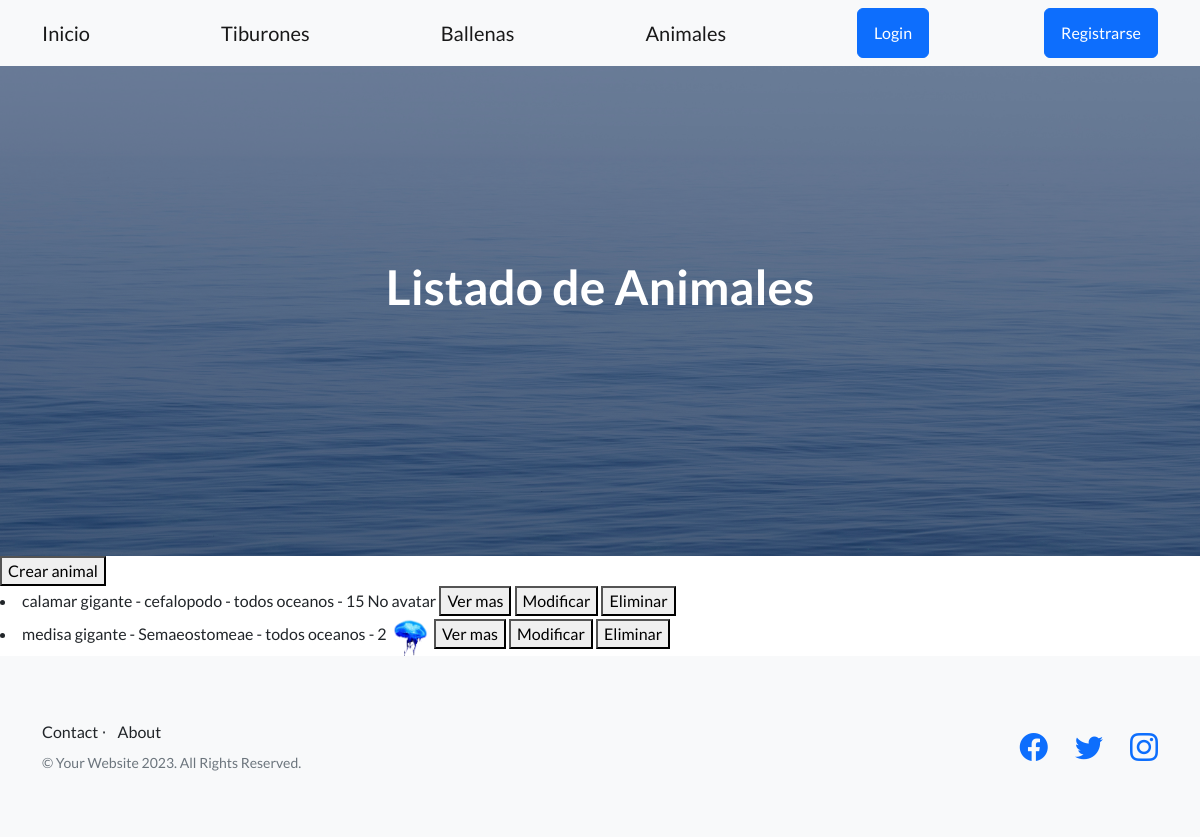
/animales/, run on the app's committed database.
### inicio/models.py (models this page shows, shortened)
class Animal(models.Model):
    nombre = models.CharField(max_length=30)
    orden = models.CharField(max_length=30)
    habitat = models.CharField(max_length=30)
    tomaño = models.IntegerField()
    descripcion = models.TextField(null=True)
    avatar = models.ImageField(upload_to='inicio/static/assets', null=True, blank=True) # agregue el campo avatar

### inicio/views.py (the view)
# urls.py: path('animales/', views.ListarAnimales.as_view() , name='listar_animales'),
class ListarAnimales(ListView):
    model = Animal
    template_name = "inicio/CBV/listar_animales_CBV.html"
    context_object_name = 'animales'

### inicio/templates/inicio/CBV/listar_animales_CBV.html (shortened to what this page needs)
{% extends 'base.html' %}
{% block h1_header %}
Listado de Animales
{% endblock h1_header %}
{% block contenido %}
<button>
    <a class="navbar-brand" href= {% url 'crear_animal' %}>Crear animal </a>
</button>
{% if animales %}
{% for animal in animales  %}
<li>
    {{ animal.nombre }} - {{ animal.orden }} - {{ animal.habitat}} - {{ animal.tomaño }}
    {% if animal.avatar %}
    <img src="{{ animal.avatar.url }}" alt="{{ animal.nombre }}" height="40px">
    {% else %}
    No avatar
    {% endif %}
    <button>
        <a class="navbar-brand" href="{% url 'mostrar_animal' animal.id %}">Ver mas</a>
    </button>
    <button>
        <a class="navbar-brand" href="{% url 'modificar_animal' animal.id %}">Modificar</a>
    </button>
    <button>
        <a class="navbar-brand" href="{% url 'eliminar_animal' animal.id %}">Eliminar</a>
    </button>
</li>
{% endfor %}
{% endif %}
{% endblock contenido %}

### data on the page
Animal: nombre "calamar gigante", orden "cefalopodo", habitat "todos oceanos", tomaño "15", shows "No avatar"
Animal: nombre "medisa gigante", orden "Semaeostomeae", habitat "todos oceanos", tomaño "2", avatar (picture)
